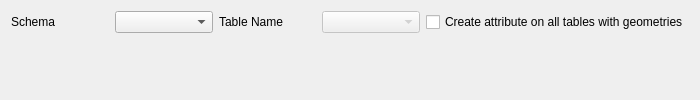
<?xml version="1.0" encoding="UTF-8"?>
<ui version="4.0">
 <class>newAttributeWidget_2</class>
 <widget class="QDialog" name="newAttributeWidget_2">
  <property name="geometry">
   <rect>
    <x>0</x>
    <y>0</y>
    <width>700</width>
    <height>100</height>
   </rect>
  </property>
  <property name="sizePolicy">
   <sizepolicy hsizetype="MinimumExpanding" vsizetype="Maximum">
    <horstretch>0</horstretch>
    <verstretch>0</verstretch>
   </sizepolicy>
  </property>
  <property name="minimumSize">
   <size>
    <width>700</width>
    <height>100</height>
   </size>
  </property>
  <property name="windowTitle">
   <string>New Attribute</string>
  </property>
  <layout class="QGridLayout" name="gridLayout">
   <item row="0" column="0">
    <widget class="QLabel" name="label">
     <property name="text">
      <string>Schema</string>
     </property>
    </widget>
   </item>
   <item row="0" column="1">
    <widget class="QComboBox" name="schemaComboBox"/>
   </item>
   <item row="0" column="2">
    <widget class="QLabel" name="tableNameLabel">
     <property name="text">
      <string>Table Name</string>
     </property>
    </widget>
   </item>
   <item row="0" column="3">
    <widget class="QComboBox" name="tableComboBox">
     <property name="enabled">
      <bool>false</bool>
     </property>
    </widget>
   </item>
   <item row="0" column="4">
    <widget class="QCheckBox" name="allTablesCheckBox">
     <property name="text">
      <string>Create attribute on all tables with geometries</string>
     </property>
    </widget>
   </item>
   <item row="1" column="0" colspan="5">
    <widget class="AddAttributeWidget" name="addAttributeWidget" native="true"/>
   </item>
  </layout>
 </widget>
 <customwidgets>
  <customwidget>
   <class>AddAttributeWidget</class>
   <extends>QWidget</extends>
   <header>DsgTools.CustomWidgets.CustomDbManagementWidgets.addAttributeWidget.h</header>
   <container>1</container>
  </customwidget>
 </customwidgets>
 <resources>
  <include location="../../resources.qrc"/>
 </resources>
 <connections/>
</ui>
